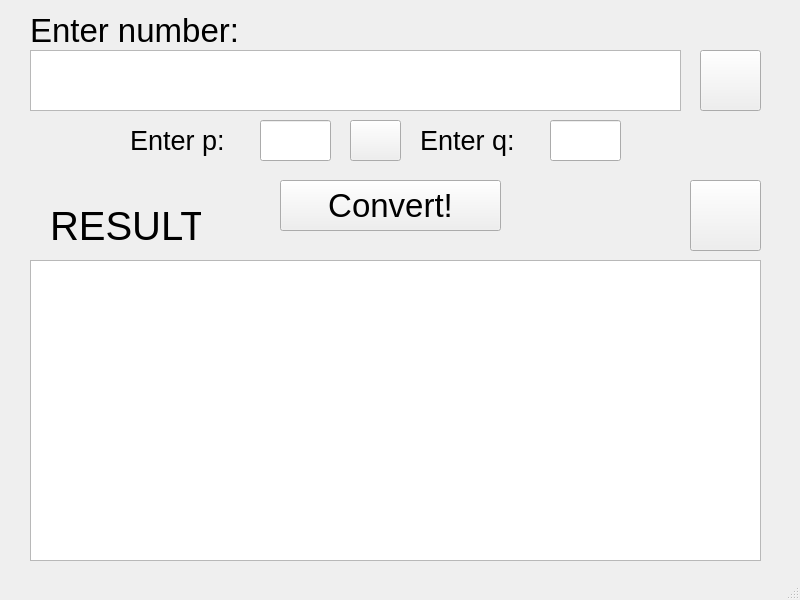
<?xml version="1.0" encoding="UTF-8"?>
<ui version="4.0">
 <class>MainWindow</class>
 <widget class="QMainWindow" name="MainWindow">
  <property name="geometry">
   <rect>
    <x>0</x>
    <y>0</y>
    <width>800</width>
    <height>600</height>
   </rect>
  </property>
  <property name="windowTitle">
   <string>MainWindow</string>
  </property>
  <widget class="QWidget" name="centralwidget">
   <widget class="QLineEdit" name="PEnter">
    <property name="geometry">
     <rect>
      <x>260</x>
      <y>120</y>
      <width>71</width>
      <height>41</height>
     </rect>
    </property>
    <property name="font">
     <font>
      <pointsize>20</pointsize>
     </font>
    </property>
   </widget>
   <widget class="QLineEdit" name="QEnter">
    <property name="geometry">
     <rect>
      <x>550</x>
      <y>120</y>
      <width>71</width>
      <height>41</height>
     </rect>
    </property>
    <property name="font">
     <font>
      <pointsize>20</pointsize>
     </font>
    </property>
   </widget>
   <widget class="QPushButton" name="ConvertBut">
    <property name="geometry">
     <rect>
      <x>280</x>
      <y>180</y>
      <width>221</width>
      <height>51</height>
     </rect>
    </property>
    <property name="font">
     <font>
      <pointsize>25</pointsize>
     </font>
    </property>
    <property name="text">
     <string>Convert!</string>
    </property>
   </widget>
   <widget class="QLabel" name="label">
    <property name="geometry">
     <rect>
      <x>50</x>
      <y>200</y>
      <width>151</width>
      <height>51</height>
     </rect>
    </property>
    <property name="font">
     <font>
      <pointsize>30</pointsize>
     </font>
    </property>
    <property name="text">
     <string>RESULT:</string>
    </property>
   </widget>
   <widget class="QLabel" name="label_2">
    <property name="geometry">
     <rect>
      <x>30</x>
      <y>10</y>
      <width>281</width>
      <height>41</height>
     </rect>
    </property>
    <property name="font">
     <font>
      <pointsize>25</pointsize>
     </font>
    </property>
    <property name="text">
     <string>Enter number:</string>
    </property>
   </widget>
   <widget class="QLabel" name="label_3">
    <property name="geometry">
     <rect>
      <x>130</x>
      <y>120</y>
      <width>111</width>
      <height>41</height>
     </rect>
    </property>
    <property name="font">
     <font>
      <pointsize>20</pointsize>
     </font>
    </property>
    <property name="text">
     <string>Enter p:</string>
    </property>
   </widget>
   <widget class="QLabel" name="label_4">
    <property name="geometry">
     <rect>
      <x>420</x>
      <y>120</y>
      <width>111</width>
      <height>41</height>
     </rect>
    </property>
    <property name="font">
     <font>
      <pointsize>20</pointsize>
     </font>
    </property>
    <property name="text">
     <string>Enter q:</string>
    </property>
   </widget>
   <widget class="QPlainTextEdit" name="Result">
    <property name="geometry">
     <rect>
      <x>30</x>
      <y>260</y>
      <width>731</width>
      <height>301</height>
     </rect>
    </property>
   </widget>
   <widget class="QPushButton" name="ReverseBut">
    <property name="geometry">
     <rect>
      <x>350</x>
      <y>120</y>
      <width>51</width>
      <height>41</height>
     </rect>
    </property>
    <property name="icon">
     <iconset resource="Resouses.qrc">
      <normaloff>:/new/prefix1/png-transparent-arrow-encapsulated-postscript-computer-icons-both-side-angle-triangle-monochrome-thumbnail.png</normaloff>:/new/prefix1/png-transparent-arrow-encapsulated-postscript-computer-icons-both-side-angle-triangle-monochrome-thumbnail.png</iconset>
    </property>
    <property name="iconSize">
     <size>
      <width>35</width>
      <height>35</height>
     </size>
    </property>
   </widget>
   <widget class="QPlainTextEdit" name="DigitEnter">
    <property name="geometry">
     <rect>
      <x>30</x>
      <y>50</y>
      <width>651</width>
      <height>61</height>
     </rect>
    </property>
    <property name="font">
     <font>
      <pointsize>25</pointsize>
     </font>
    </property>
    <property name="verticalScrollBarPolicy">
     <enum>Qt::ScrollBarAlwaysOff</enum>
    </property>
    <property name="plainText">
     <string>
</string>
    </property>
    <property name="overwriteMode">
     <bool>false</bool>
    </property>
    <property name="centerOnScroll">
     <bool>false</bool>
    </property>
   </widget>
   <widget class="QPushButton" name="openFileButton">
    <property name="geometry">
     <rect>
      <x>700</x>
      <y>50</y>
      <width>61</width>
      <height>61</height>
     </rect>
    </property>
    <property name="text">
     <string/>
    </property>
    <property name="icon">
     <iconset resource="Resouses.qrc">
      <normaloff>:/new/prefix1/png-clipart-computer-icons-save-button-miscellaneous-image-file-formats-thumbnail.png</normaloff>:/new/prefix1/png-clipart-computer-icons-save-button-miscellaneous-image-file-formats-thumbnail.png</iconset>
    </property>
    <property name="iconSize">
     <size>
      <width>40</width>
      <height>40</height>
     </size>
    </property>
   </widget>
   <widget class="QPushButton" name="SaveBut">
    <property name="geometry">
     <rect>
      <x>690</x>
      <y>180</y>
      <width>71</width>
      <height>71</height>
     </rect>
    </property>
    <property name="text">
     <string/>
    </property>
    <property name="icon">
     <iconset resource="Resouses.qrc">
      <normaloff>:/new/prefix1/png-clipart-computer-icons-user-interface-button-save-button-rectangle-logo-thumbnail.png</normaloff>:/new/prefix1/png-clipart-computer-icons-user-interface-button-save-button-rectangle-logo-thumbnail.png</iconset>
    </property>
    <property name="iconSize">
     <size>
      <width>40</width>
      <height>40</height>
     </size>
    </property>
   </widget>
  </widget>
  <widget class="QMenuBar" name="menubar">
   <property name="geometry">
    <rect>
     <x>0</x>
     <y>0</y>
     <width>800</width>
     <height>20</height>
    </rect>
   </property>
  </widget>
  <widget class="QStatusBar" name="statusbar"/>
 </widget>
 <resources>
  <include location="Resouses.qrc"/>
 </resources>
 <connections/>
</ui>
